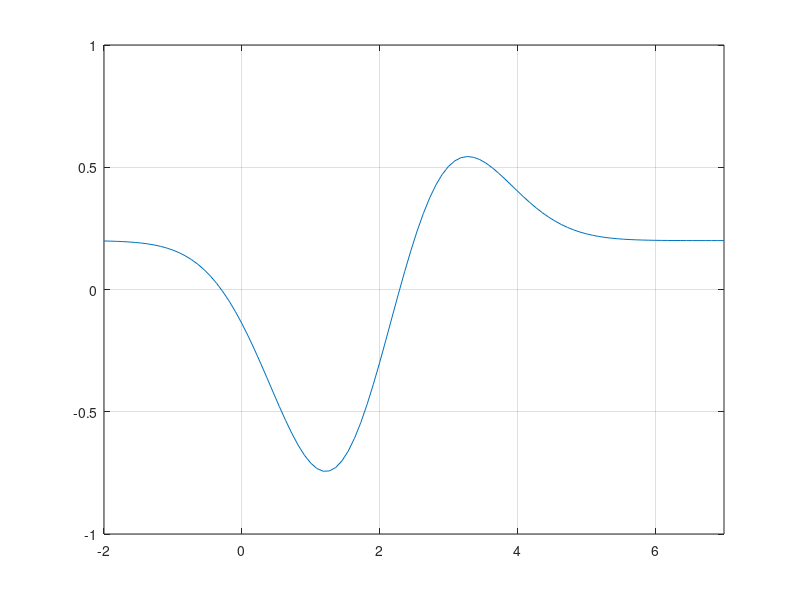

Source code (MATLAB): (Note: this script raises an error after producing the figure.)
%% Uppgift 1
clc
f = @(x)(x-2.5).*exp(-0.5*(x-2).^2)+0.2;
x = linspace(-2, 7);
plot(x, f(x));
axis([-2 7 -1 1]), grid on

%% Uppgift 2
clc
a = -1;
b = 0;
ab = f(a)*f(b)
m = (a+b)/2;

if (f(a)*f(m) < 0)
    b = m
else
    a = m
end

%% Uppgift 4
clc
format long
f = @(x)(x-2.5).*exp(-0.5*(x-2).^2)+0.2;
x0 = min_bisect(f, [-1 0], 1e-5)
x1 = min_bisect(f, [2 3], 1e-5)

%% Uppgift 5
clc
x = linspace(0, 13);
plot(x, kastbana(x))
axis([0 13 -1 5]), grid on
hit = min_bisect(@kastbana, [11 12], 1e-4)